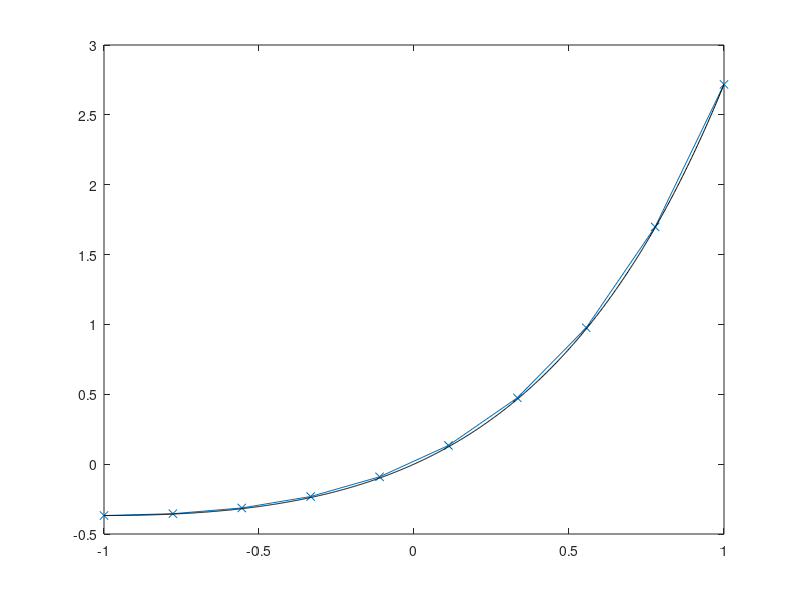

Here is the MATLAB script that generated this plot:
% 1d poisson's equation

% solve u'' = f(x)
% u(a) =ua
% u(b) =ub

f=@(x) (2+x).*exp(x);
ua=-exp(-1);
ub=exp(1);
a=-1;
b=1;
N=10;

x=linspace(a,b,N);
h=x(2)-x(1);
A=eye(N-2,N-2).*(-2);
%A= ...?
for i=1:N-3
    A(i,i+1) = 1;
    A(i+1,i) = 1;
end

B=zeros(N-2,1);
for i=1:N-2
    B(i)=h^2*f(x(i+1));
end
B(1)=B(1)-ua;
B(end)=B(end)-ub;

u = A\B;

u=[ua; u; ub];
xx=linspace(a,b,1000);
yexact=xx.*exp(xx);
plot(x,u,'x-', xx,yexact, 'k-')
